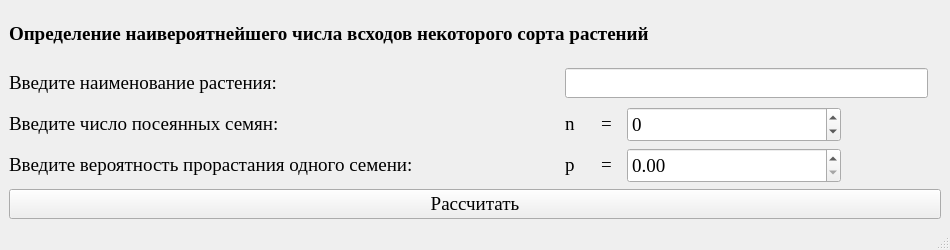
<?xml version="1.0" encoding="UTF-8"?>
<ui version="4.0">
 <class>MainWindow</class>
 <widget class="QMainWindow" name="MainWindow">
  <property name="geometry">
   <rect>
    <x>0</x>
    <y>0</y>
    <width>950</width>
    <height>250</height>
   </rect>
  </property>
  <property name="minimumSize">
   <size>
    <width>950</width>
    <height>250</height>
   </size>
  </property>
  <property name="maximumSize">
   <size>
    <width>16777215</width>
    <height>16777215</height>
   </size>
  </property>
  <property name="windowTitle">
   <string>Определение наивероятнейшего числа всходов некоторого сорта растений</string>
  </property>
  <widget class="QWidget" name="centralwidget">
   <layout class="QGridLayout" name="gridLayout_6">
    <item row="0" column="0">
     <widget class="QLabel" name="label_11">
      <property name="minimumSize">
       <size>
        <width>400</width>
        <height>35</height>
       </size>
      </property>
      <property name="font">
       <font>
        <family>Times New Roman</family>
        <pointsize>14</pointsize>
        <weight>75</weight>
        <bold>true</bold>
       </font>
      </property>
      <property name="text">
       <string>&lt;html&gt;&lt;head/&gt;&lt;body&gt;&lt;p&gt;Определение наивероятнейшего числа всходов некоторого сорта растений&lt;/p&gt;&lt;/body&gt;&lt;/html&gt;</string>
      </property>
     </widget>
    </item>
    <item row="1" column="0">
     <layout class="QGridLayout" name="gridLayout_5">
      <item row="0" column="0">
       <layout class="QGridLayout" name="gridLayout_3">
        <item row="0" column="2">
         <widget class="QLabel" name="label_14">
          <property name="text">
           <string/>
          </property>
         </widget>
        </item>
        <item row="0" column="0">
         <widget class="QLabel" name="label_12">
          <property name="minimumSize">
           <size>
            <width>550</width>
            <height>35</height>
           </size>
          </property>
          <property name="font">
           <font>
            <family>Times New Roman</family>
            <pointsize>14</pointsize>
           </font>
          </property>
          <property name="text">
           <string>&lt;html&gt;&lt;head/&gt;&lt;body&gt;&lt;p&gt;Введите наименование растения:&lt;/p&gt;&lt;/body&gt;&lt;/html&gt;</string>
          </property>
         </widget>
        </item>
        <item row="0" column="1">
         <widget class="QLineEdit" name="lineEdit">
          <property name="font">
           <font>
            <family>Times New Roman</family>
            <pointsize>14</pointsize>
           </font>
          </property>
         </widget>
        </item>
       </layout>
      </item>
      <item row="1" column="0">
       <layout class="QGridLayout" name="gridLayout">
        <item row="0" column="1">
         <widget class="QLabel" name="label_2">
          <property name="minimumSize">
           <size>
            <width>30</width>
            <height>0</height>
           </size>
          </property>
          <property name="maximumSize">
           <size>
            <width>30</width>
            <height>16777215</height>
           </size>
          </property>
          <property name="font">
           <font>
            <family>Times New Roman</family>
            <pointsize>14</pointsize>
           </font>
          </property>
          <property name="text">
           <string>&lt;html&gt;&lt;head/&gt;&lt;body&gt;&lt;p&gt;n&lt;/p&gt;&lt;/body&gt;&lt;/html&gt;</string>
          </property>
         </widget>
        </item>
        <item row="0" column="3">
         <widget class="QDoubleSpinBox" name="doubleSpinBox">
          <property name="minimumSize">
           <size>
            <width>214</width>
            <height>25</height>
           </size>
          </property>
          <property name="maximumSize">
           <size>
            <width>16777215</width>
            <height>220</height>
           </size>
          </property>
          <property name="font">
           <font>
            <family>Times New Roman</family>
            <pointsize>14</pointsize>
           </font>
          </property>
          <property name="decimals">
           <number>0</number>
          </property>
          <property name="minimum">
           <double>-16777215.000000000000000</double>
          </property>
          <property name="maximum">
           <double>16777215.000000000000000</double>
          </property>
         </widget>
        </item>
        <item row="0" column="2">
         <widget class="QLabel" name="label_3">
          <property name="minimumSize">
           <size>
            <width>20</width>
            <height>0</height>
           </size>
          </property>
          <property name="maximumSize">
           <size>
            <width>20</width>
            <height>16777215</height>
           </size>
          </property>
          <property name="font">
           <font>
            <family>Times New Roman</family>
            <pointsize>14</pointsize>
           </font>
          </property>
          <property name="text">
           <string>&lt;html&gt;&lt;head/&gt;&lt;body&gt;&lt;p&gt;=&lt;/p&gt;&lt;/body&gt;&lt;/html&gt;</string>
          </property>
         </widget>
        </item>
        <item row="0" column="0">
         <widget class="QLabel" name="label">
          <property name="minimumSize">
           <size>
            <width>550</width>
            <height>35</height>
           </size>
          </property>
          <property name="font">
           <font>
            <family>Times New Roman</family>
            <pointsize>14</pointsize>
           </font>
          </property>
          <property name="text">
           <string>&lt;html&gt;&lt;head/&gt;&lt;body&gt;&lt;p&gt;Введите число посеянных семян:&lt;/p&gt;&lt;/body&gt;&lt;/html&gt;</string>
          </property>
         </widget>
        </item>
        <item row="0" column="4">
         <widget class="QLabel" name="label_5">
          <property name="text">
           <string/>
          </property>
         </widget>
        </item>
       </layout>
      </item>
      <item row="2" column="0">
       <layout class="QGridLayout" name="gridLayout_2">
        <item row="0" column="2">
         <widget class="QLabel" name="label_8">
          <property name="minimumSize">
           <size>
            <width>20</width>
            <height>0</height>
           </size>
          </property>
          <property name="maximumSize">
           <size>
            <width>20</width>
            <height>16777215</height>
           </size>
          </property>
          <property name="font">
           <font>
            <family>Times New Roman</family>
            <pointsize>14</pointsize>
           </font>
          </property>
          <property name="text">
           <string>&lt;html&gt;&lt;head/&gt;&lt;body&gt;&lt;p&gt;=&lt;/p&gt;&lt;/body&gt;&lt;/html&gt;</string>
          </property>
         </widget>
        </item>
        <item row="0" column="0">
         <widget class="QLabel" name="label_6">
          <property name="minimumSize">
           <size>
            <width>550</width>
            <height>35</height>
           </size>
          </property>
          <property name="font">
           <font>
            <family>Times New Roman</family>
            <pointsize>14</pointsize>
           </font>
          </property>
          <property name="text">
           <string>&lt;html&gt;&lt;head/&gt;&lt;body&gt;&lt;p&gt;Введите вероятность прорастания одного семени:&lt;/p&gt;&lt;/body&gt;&lt;/html&gt;</string>
          </property>
         </widget>
        </item>
        <item row="0" column="3">
         <widget class="QDoubleSpinBox" name="doubleSpinBox_2">
          <property name="minimumSize">
           <size>
            <width>214</width>
            <height>25</height>
           </size>
          </property>
          <property name="maximumSize">
           <size>
            <width>16777215</width>
            <height>220</height>
           </size>
          </property>
          <property name="font">
           <font>
            <family>Times New Roman</family>
            <pointsize>14</pointsize>
           </font>
          </property>
          <property name="decimals">
           <number>2</number>
          </property>
          <property name="maximum">
           <double>1.000000000000000</double>
          </property>
          <property name="singleStep">
           <double>0.010000000000000</double>
          </property>
         </widget>
        </item>
        <item row="0" column="1">
         <widget class="QLabel" name="label_7">
          <property name="minimumSize">
           <size>
            <width>30</width>
            <height>0</height>
           </size>
          </property>
          <property name="maximumSize">
           <size>
            <width>30</width>
            <height>16777215</height>
           </size>
          </property>
          <property name="font">
           <font>
            <family>Times New Roman</family>
            <pointsize>14</pointsize>
           </font>
          </property>
          <property name="text">
           <string>&lt;html&gt;&lt;head/&gt;&lt;body&gt;&lt;p&gt;p&lt;/p&gt;&lt;/body&gt;&lt;/html&gt;</string>
          </property>
         </widget>
        </item>
        <item row="0" column="4">
         <widget class="QLabel" name="label_10">
          <property name="text">
           <string/>
          </property>
         </widget>
        </item>
       </layout>
      </item>
     </layout>
    </item>
    <item row="2" column="0">
     <layout class="QGridLayout" name="gridLayout_4">
      <item row="0" column="0">
       <widget class="QPushButton" name="pushButton">
        <property name="font">
         <font>
          <family>Times New Roman</family>
          <pointsize>14</pointsize>
         </font>
        </property>
        <property name="text">
         <string>Рассчитать</string>
        </property>
       </widget>
      </item>
     </layout>
    </item>
   </layout>
  </widget>
  <widget class="QStatusBar" name="statusbar"/>
 </widget>
 <resources/>
 <connections/>
</ui>
